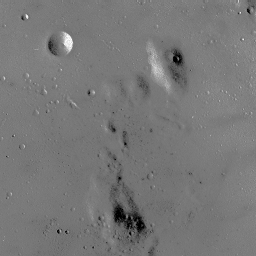
#> input picture Assignment3/moon.bmp, 256 x 256 px
$ jupyter execute --allow-errors MP3.ipynb
#> lines starting #> are read from the running program, lines starting #| are printed output that depends on the picture
[cell 1]
import numpy as np
import cv2
import matplotlib.pyplot as plt

[cell 2]
img = cv2.imread("moon.bmp", 0)
#> img is the input picture: shape (256, 256); min 0, max 255, mean 119.7

[cell 3]
def get_histogram(image, bins):
#> called with image = array of shape (65536,), bins = 256
    histogram = np.zeros(bins)
    for pixel in image:
        histogram[pixel] += 1
#> this loop made 65536 passes
#> pixel on passes 1 to 3: 123, 131, 123
#> after the loop, histogram = 256 values, max 5145 at index 120, min 0 at index 1, mean 256
    return histogram

plt.plot(get_histogram(img.flatten(), 256))
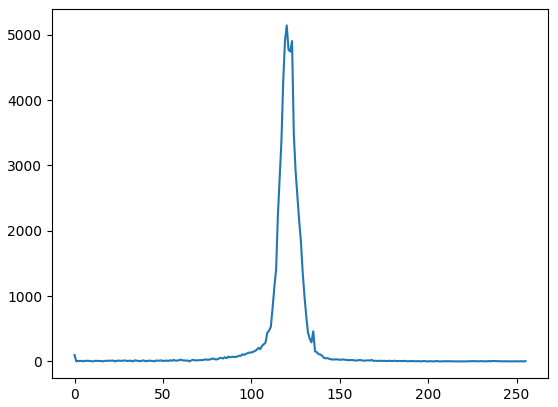
#> figure drawn by matplotlib, 1 panel; curve peaks at x = 120, y = 5145
